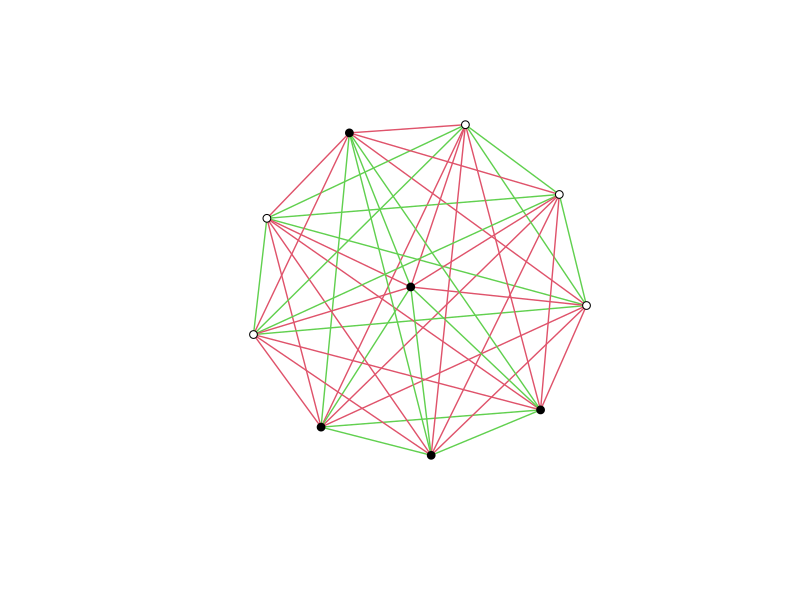

Recreate this plot in R.
num_authors <- 10
adj_list <- matrix(0L, nrow=num_authors, ncol=num_authors)
diag(adj_list) <- -1
auth_types <- rbinom(n=num_authors,size=1,prob=0.5)

cols_without_1 <- function(alist){
    num_cols <- dim(alist)[2]
    # List of cols
    to_return <- vector('integer')
    for (cur_col in 1:num_cols){
        col_vec <- alist[,cur_col]
        if (all(col_vec != 1)) {
            to_return <- c(to_return, cur_col)
        }
    }
    return(to_return)
}

# Time loop
for (t in 1:20){
    print(paste0("****** Time t=",t))
    # Loop over (shuffled) authors
    shuffled_authors <- sample(1:num_authors)
    for (cur_auth in shuffled_authors){
        print(paste0("*** Resolving 1s for author #", cur_auth))
        # First resolve any 1s
        unresolved <- which(adj_list[cur_auth,] == 1)
        if (length(unresolved) > 0){
            for (unresolved_ind in unresolved){
                # Check the types
                if (auth_types[cur_auth] == auth_types[unresolved_ind]){
                    print(paste0("Author ",cur_auth," and author ",unresolved_ind," SUCCESSFULLY coauthor!"))
                    adj_list[cur_auth, unresolved_ind] <- 3
                    adj_list[unresolved_ind, cur_auth] <- 3
                } else {
                    print(paste0("Author ", cur_auth," and author ", unresolved_ind," FAIL to coauthor"))
                    adj_list[cur_auth, unresolved_ind] <- 2
                    adj_list[unresolved_ind, cur_auth] <- 2
                }
            }
        }
    }
    for (cur_auth in shuffled_authors){
        # Then form new links, IF this author hasn't been chosen yet
        if (any(adj_list[cur_auth,] == 1)) {
            print(paste0("*** Author ",cur_auth," already chosen. No new links."))
        } else {
            print(paste0("*** Forming new links for author ",cur_auth))
            # Candidates must have 0 with cur_auth AND not have a 1 with anyone else!
            havent_talked <- which(adj_list[cur_auth,] == 0)
            not_talking <- cols_without_1(adj_list)
            candidates <- intersect(havent_talked, not_talking)
            print("Candidates:")
            print(candidates)
            # Randomly choose one of the candidates, if any
            if (length(candidates) > 0){
                if (length(candidates) == 1){
                    chosen_cand <- candidates[1]
                } else {
                    chosen_cand <- sample(candidates, 1)
                }
                print(paste0("Author #", cur_auth, " forming link with ",chosen_cand))
                adj_list[cur_auth, chosen_cand] <- 1
                adj_list[chosen_cand, cur_auth] <- 1
            }
        }
    }
    print(adj_list)
}

# NOW do network stuff
library(network)

ac_net <- as.network(adj_list, matrix.type="adjacency", directed=FALSE,ignore.eval=FALSE,names.eval="weight")

plot(ac_net, vertex.col=auth_types, edge.col=adj_list)
